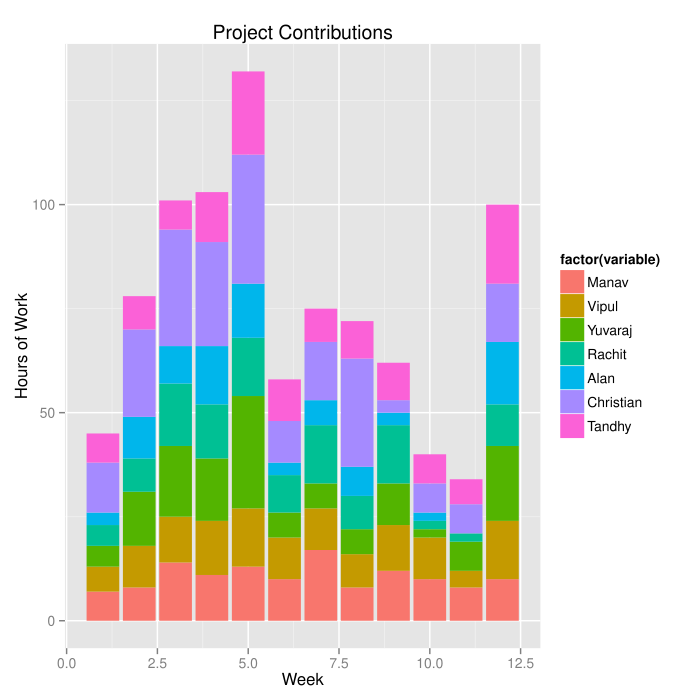

Write the R code that produced this figure.
#!/usr/local/bin/R

library(ggplot2)
library(reshape2)

df <- data.frame(week=1:12,
		Manav=c(7,8,14,11,13,10,17,8,12,10,8,10),
		Vipul=c(6,10,11,13,14,10,10,8,11,10,4,14),
		Yuvaraj=c(5,13,17,15,27,6,6,6,10,2,7,18),
		Rachit=c(5,8,15,13,14,9,14,8,14,2,2,10),
		Alan=c(3,10,9,14,13,3,6,7,3,2,0,15),
		Christian=c(12,21,28,25,31,10,14,26,3,7,7,14),
		Tandhy=c(7,8,7,12,20,10,8,9,9,7,6,19))

df <- melt(df, id.vars='week')

g <- ggplot(df, aes(week, value, group=variable)) +
geom_path(aes(colour=variable)) +
labs(title="Project Contributions") +
xlab("Week") +
ylab("Hours of Work")
#g

h <- g + facet_wrap(~ variable, ncol=2)
#h

bars <- qplot(week, value, data=df, fill=factor(variable), geom="bar", stat="identity") +
labs(title="Project Contributions") +
xlab("Week") +
ylab("Hours of Work")
bars
